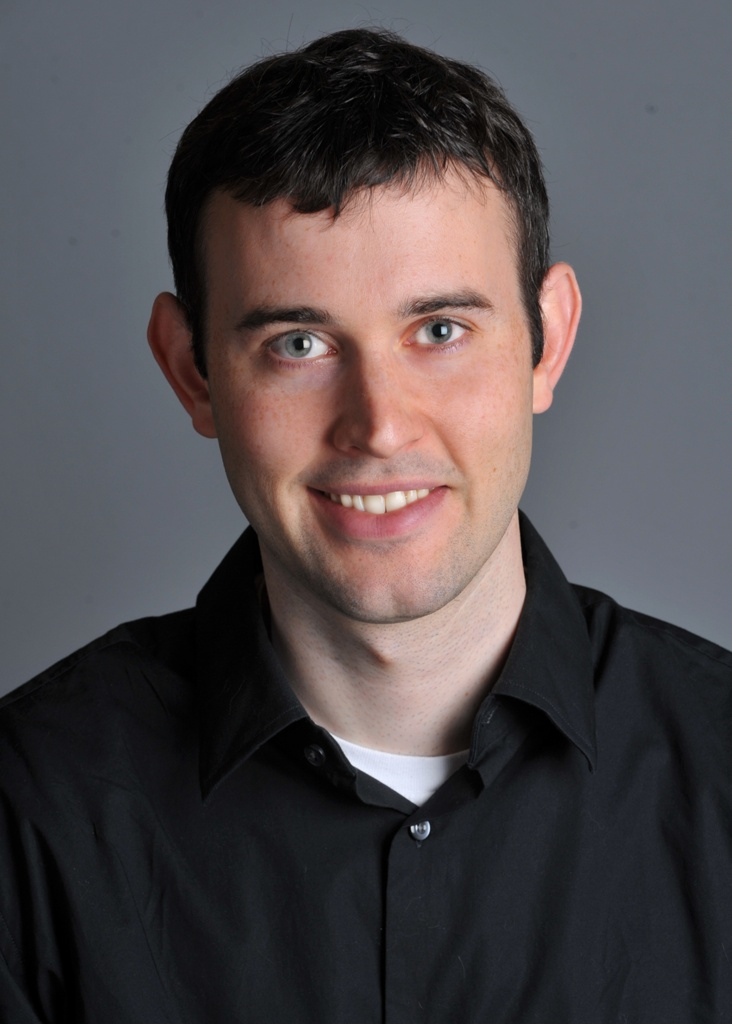
#> input picture projects/project2/DerekPicture.jpg, 732 x 1024 px, given in place of color_to_greyscale.jpeg, which was not available
$ python convolutions.py
#> lines starting #> are read from the running program, lines starting #| are printed output that depends on the picture; after the words box and inside, x2 and y2 are one past the last pixel; in counts of white or black regions, pixels touching at a corner belong together; long printed decimals are rounded; pictures that were not available may be replaced by others from this repository, and a replacement may not be noted
"""First, let's recap what a convolution is. Implement it with four for loops, then two for loops.
Implement padding, with zero fill values (implement "same" or "full" padding);
convolution without padding will receive partial credit. Your implementation should flip the filter.
Compare it with a built-in convolution function scipy.signal.convolve2d! Then, take a picture of yourself
(and read it as grayscale), write out a 9x9 box filter, and convolve the picture with the box filter.
Do it with the finite difference operators Dx and Dy as well. Include the code snippets in the website!

What can you use for this section? This section is meant to be done with numpy only, simple array operations."""
import numpy as np
import matplotlib.pyplot as plt
from scipy.signal import convolve2d
from PIL import Image
import cv2
from pathlib import Path

PROJECT_DIR = Path(__file__).resolve().parent
personal_image = np.array(
    Image.open(
        PROJECT_DIR / "color_to_greyscale.jpeg"
    ).convert("L")
).astype(float)
camera_image = np.array(
    Image.open(
       PROJECT_DIR / "cameraman.png"
    ).convert("L")
).astype(float)
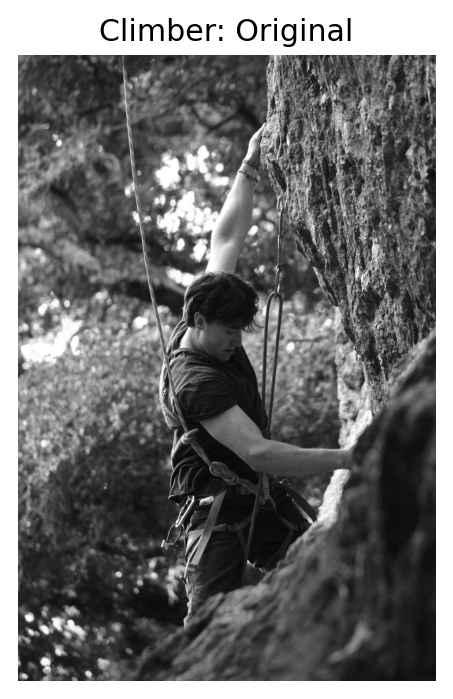
#> input picture projects/project2/climber_original.png, 453 x 699 px, given in place of cameraman.png, which was not available


def save_grayscale(image, title, filename, vmin=None, vmax=None):
    fig, ax = plt.subplots(figsize=(5, 4))
    ax.imshow(image, cmap="gray", vmin=vmin, vmax=vmax)
    ax.set_title(title)
    ax.axis("off")
    fig.tight_layout()
    fig.savefig(PROJECT_DIR / filename, dpi=180, bbox_inches="tight")
    plt.close(fig)


def convolve_four_for_loops(image, kernel):
    image_height, image_width = image.shape
    filter_height, filter_width = kernel.shape
    pad_h = filter_height // 2
    pad_w = filter_width // 2
    padded_image = np.pad(
        image,
        ((pad_h, pad_h), (pad_w, pad_w)),
        mode="constant"
    )


    output = np.zeros((image_height, image_width))

    # convolution flips the kernel
    kernel = np.flip(kernel)

    for i in range(image_height):
        for j in range(image_width):

            total = 0

            for u in range(filter_height):
                for v in range(filter_width):
                    total += padded_image[i + u, j + v] * kernel[u, v]

            output[i, j] = total

    return output
def convolve_two_for_loops(image, kernel):
    filter_height, filter_width = kernel.shape
    image_height, image_width = image.shape
#> image_height = 699; image_width = 453

    pad_h = filter_height // 2
    pad_w = filter_width // 2

    padded_image = np.pad(
        image,
        ((pad_h, pad_h), (pad_w, pad_w)),
        mode="constant"
    )
    output = np.zeros((image_height, image_width))

    # Flip kernel for true convolution
    kernel = np.flip(kernel)

    for i in range(image_height):
        for j in range(image_width):
            patch = padded_image[
                i:i + filter_height,
                j:j + filter_width
            ]

            output[i, j] = np.sum(patch * kernel)

    return output
box_filter = np.ones((9, 9)) / 81


Dx = np.array([[1, 0, -1]])

Dy = np.array([
    [1], [0],
    [-1]
])
blurred = convolve_two_for_loops(camera_image, box_filter)
dx_image = convolve_two_for_loops(camera_image, Dx)
dy_image = convolve_two_for_loops(camera_image, Dy)
scipy_blurred = convolve2d(
    camera_image,
    box_filter,
    mode="same",
    boundary="fill",
    fillvalue=0
)

fig, axes = plt.subplots(1, 5, figsize=(18, 4))
comparison_images = [camera_image, blurred, scipy_blurred, dx_image, dy_image]
comparison_titles = ["Input", "2-Loop Box Filter", "SciPy Box Filter", "Dx", "Dy"]
for ax, result, title in zip(axes, comparison_images, comparison_titles):
    ax.imshow(result, cmap="gray")
    ax.set_title(title)
    ax.axis("off")
#> this loop made 5 passes
#> title on passes 1 to 5: 'Input', '2-Loop Box Filter', 'SciPy Box Filter', 'Dx', 'Dy'
plt.tight_layout()
plt.savefig(PROJECT_DIR / "convolution_comparison.png", dpi=180, bbox_inches="tight")
plt.close(fig)

print(np.allclose(blurred, scipy_blurred))
#| True

personal_box_filtered = convolve_two_for_loops(personal_image, box_filter)
personal_dx = convolve_two_for_loops(personal_image, Dx)
#> after the loop in convolve_two_for_loops (call 5), `for i in range(image_height):`:
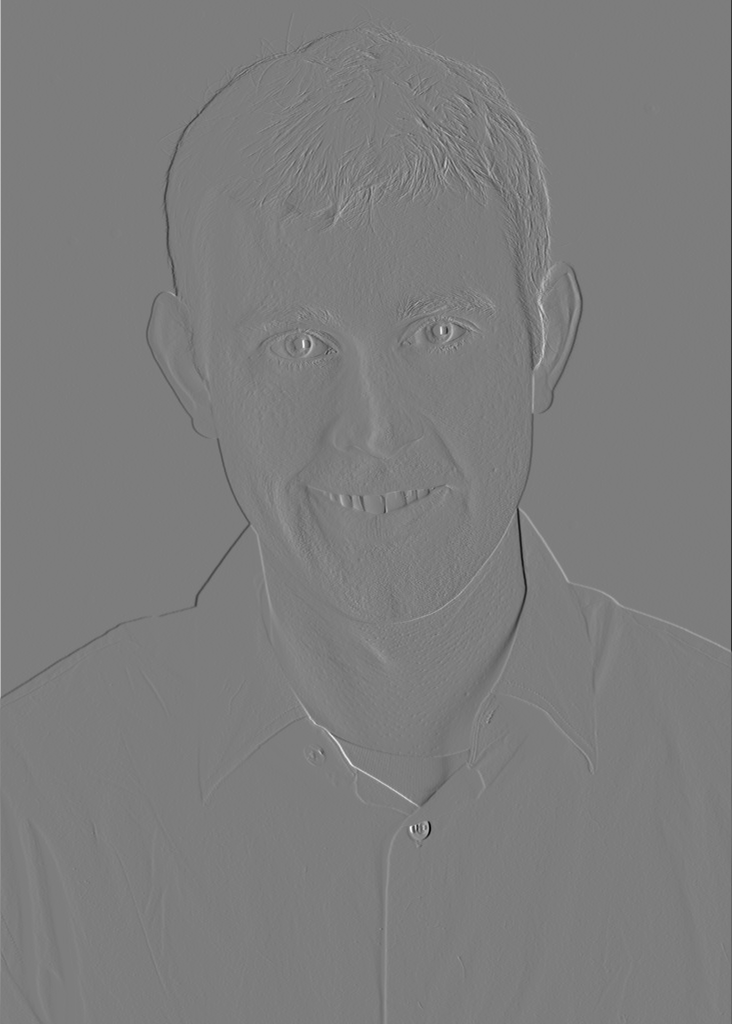
#> output: shape (1024, 732) float64; min -197, max 204, mean 0; drawn with min black and max white
personal_dy = convolve_two_for_loops(personal_image, Dy)
save_grayscale(personal_image, "Personal Grayscale Input", "personal_grayscale.png")
save_grayscale(personal_box_filtered, "Personal Photo: 9x9 Box Filter", "personal_box_filter.png")
save_grayscale(personal_dx, "Personal Photo: Dx", "personal_dx.png")
save_grayscale(personal_dy, "Personal Photo: Dy", "personal_dy.png")

dx_camera = convolve_two_for_loops(camera_image, Dx)
dy_camera = convolve_two_for_loops(camera_image, Dy)

FINITE_DIFFERENCE_THRESHOLD = 65
GAUSSIAN_THRESHOLD = 20

save_grayscale(dx_camera, "Partial Derivative in X", "partial_derivative_x.png")
save_grayscale(dy_camera, "Partial Derivative in Y", "partial_derivative_y.png")

gradient_mag_camera = np.hypot(dx_camera, dy_camera)
save_grayscale(gradient_mag_camera, "Gradient Magnitude", "gradient_magnitude.png")

binary_edge = gradient_mag_camera > FINITE_DIFFERENCE_THRESHOLD
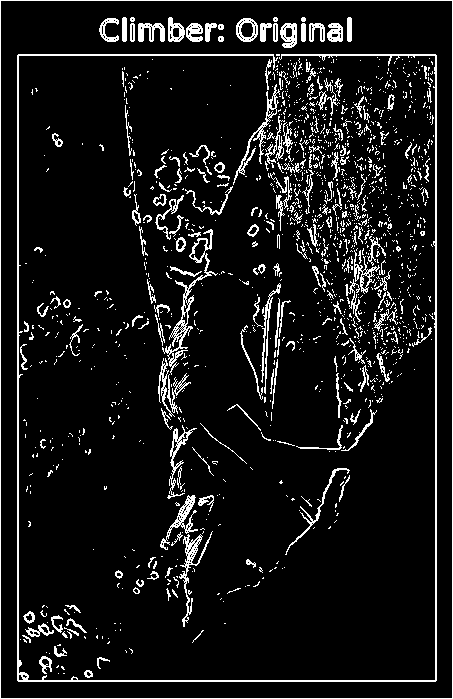
#> binary_edge: shape (699, 453) bool; 8.8% white in thin lines or dots
save_grayscale(binary_edge, "Binary Edge (threshold = 65)", "binary_edges.png", vmin=0, vmax=1)

G_1d = cv2.getGaussianKernel(9, 2)
G_2d = G_1d @ G_1d.T
camera_blurred = convolve_two_for_loops(camera_image, G_2d)
save_grayscale(camera_blurred, "Gaussian-blurred Cameraman", "gaussian_blurred.png")

# Apply Dx and Dy after Gaussian smoothing, as in the finite-difference method.
dx_G_camera = convolve_two_for_loops(camera_blurred, Dx)
dy_G_camera = convolve_two_for_loops(camera_blurred, Dy)
gaussian_gradient_mag = np.hypot(dx_G_camera, dy_G_camera)
gaussian_binary_edge = gaussian_gradient_mag > GAUSSIAN_THRESHOLD
#> gaussian_binary_edge: shape (699, 453) bool; 22.2% white; 540 white regions (291 under 20 px), largest, box (x1, y1, x2, y2) and area: (14, 51, 440, 685) 24659, (0, 0, 453, 699) 9152, (211, 357, 383, 455) 2175
save_grayscale(
    gaussian_gradient_mag,
    "Gradient Magnitude after Gaussian Smoothing",
    "gaussian_gradient_magnitude.png",
)
save_grayscale(
    gaussian_binary_edge,
    "Gaussian-smoothed Binary Edge (threshold = 20)",
    "gaussian_binary_edges.png",
    vmin=0,
    vmax=1,
)

# Build full derivative-of-Gaussian filters and apply each with one convolution.
# The full mode preserves the complete 9x9 * 1x3 and 9x9 * 3x1 supports.
DoG_x = convolve2d(G_2d, Dx, mode="full", boundary="fill", fillvalue=0)
DoG_y = convolve2d(G_2d, Dy, mode="full", boundary="fill", fillvalue=0)
save_grayscale(DoG_x, "Derivative of Gaussian: DoG x", "dog_x_filter.png")
save_grayscale(DoG_y, "Derivative of Gaussian: DoG y", "dog_y_filter.png")
#> in save_grayscale (call 13), `fig.savefig(PROJECT_DIR / filename, dpi=180, bbox_inches="tight")`:
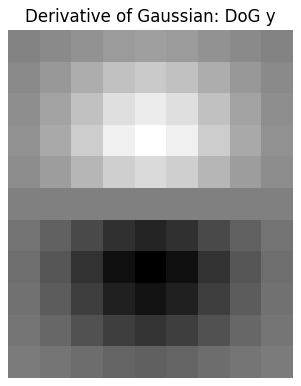
#> figure drawn by matplotlib, 1 panel

dog_dx_camera = convolve_two_for_loops(camera_image, DoG_x)
dog_dy_camera = convolve_two_for_loops(camera_image, DoG_y)
#> after the loop in convolve_two_for_loops (call 13), `for i in range(image_height):`:
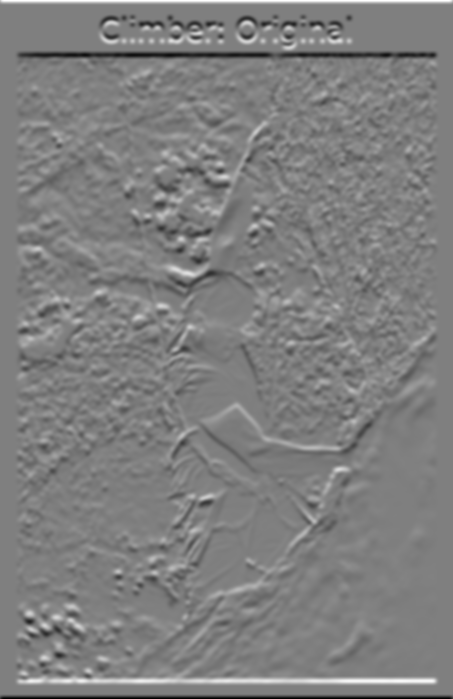
#> output: shape (699, 453) float64; min -98.01, max 98.01, mean 0; drawn with min black and max white
dog_gradient_mag = np.hypot(dog_dx_camera, dog_dy_camera)
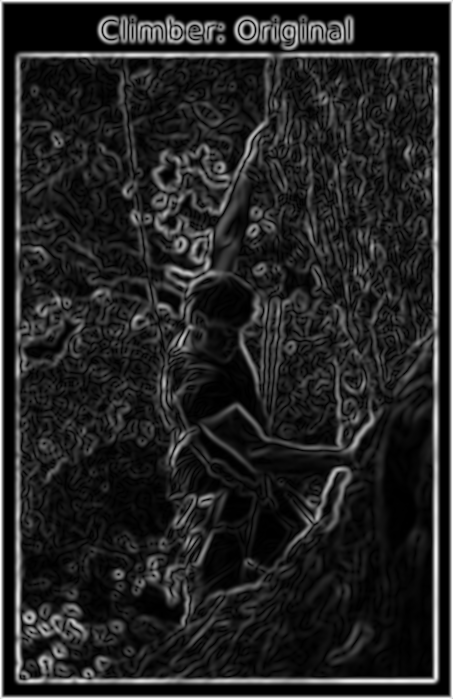
#> dog_gradient_mag: shape (699, 453) float64; min 1.39e-15, max 98.1, mean 14.4; drawn with min black and max white
dog_binary_edge = dog_gradient_mag > GAUSSIAN_THRESHOLD
save_grayscale(dog_gradient_mag, "DoG Gradient Magnitude", "dog_gradient_magnitude.png")
save_grayscale(
    dog_binary_edge,
    "DoG Binary Edge (threshold = 20)",
    "dog_binary_edges.png",
    vmin=0,
    vmax=1,
)

dog_difference = np.abs(gaussian_gradient_mag - dog_gradient_mag)
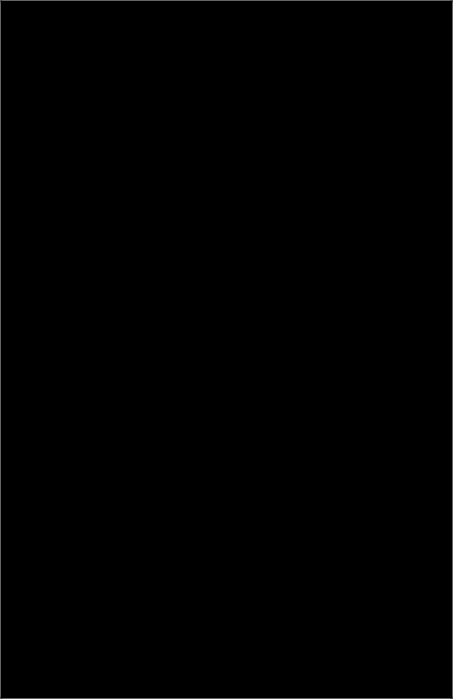
#> dog_difference: shape (699, 453) float64; min 0, max 101.5, mean 0.7
fig, axes = plt.subplots(1, 3, figsize=(14, 4))
comparison_images = [gaussian_gradient_mag, dog_gradient_mag, dog_difference]
comparison_titles = [
    "Gaussian then Dx/Dy",
    "Single-convolution DoG",
    "Absolute difference",
]
for ax, result, title in zip(axes, comparison_images, comparison_titles):
    ax.imshow(result, cmap="gray")
    ax.set_title(title)
    ax.axis("off")
#> this loop made 3 passes
plt.tight_layout()
plt.savefig(PROJECT_DIR / "dog_verification.png", dpi=180, bbox_inches="tight")
plt.close(fig)

print("Finite-difference threshold:", FINITE_DIFFERENCE_THRESHOLD)
print("Gaussian/DoG threshold:", GAUSSIAN_THRESHOLD)
print("Maximum Gaussian-vs-DoG gradient difference:", dog_difference.max())
#| Maximum Gaussian-vs-DoG gradient difference: 101.469
print("DoG matches the smoothed gradient away from the zero-padding boundary:", np.allclose(
    gaussian_gradient_mag[5:-5, 5:-5], dog_gradient_mag[5:-5, 5:-5], atol=1e-6
))
#| DoG matches the smoothed gradient away from the zero-padding boundary: True
